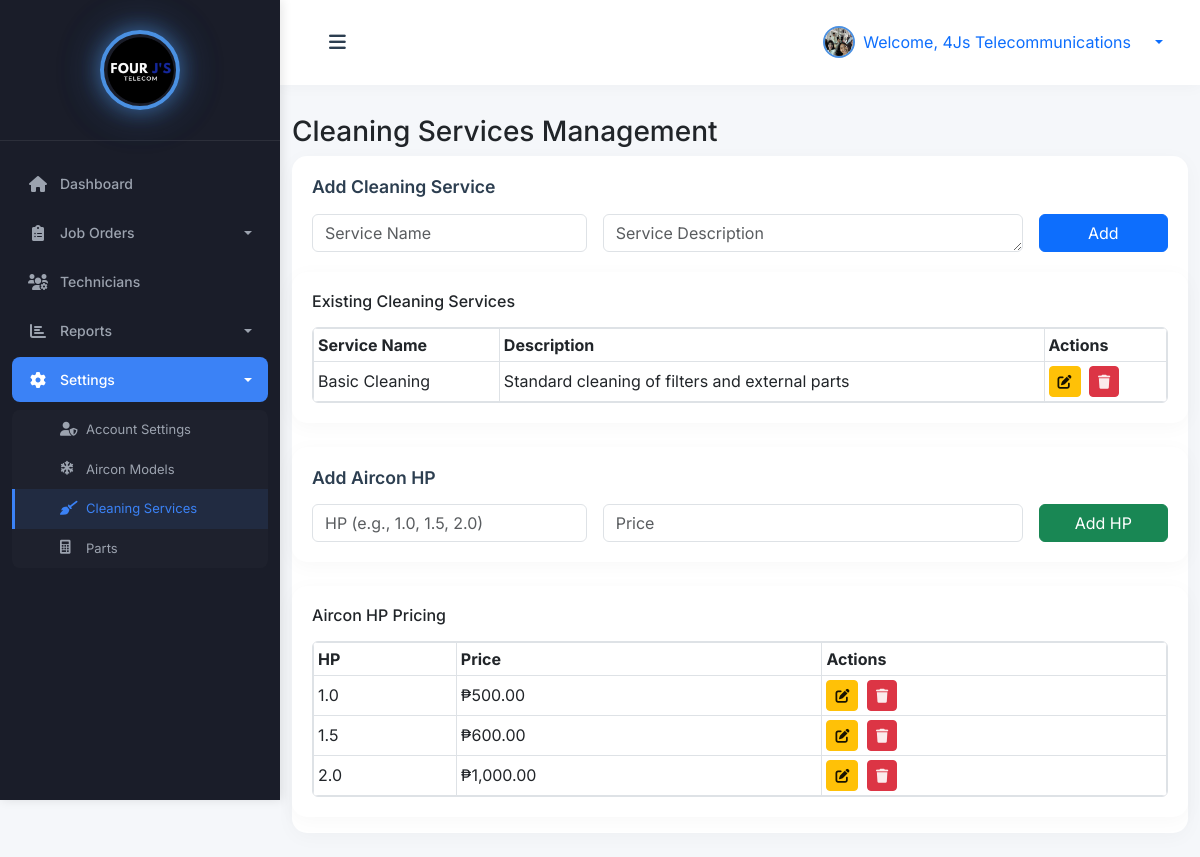
Page /admin/cleaning_services.php (signed in) on the committed database.
### tables this page shows
CREATE TABLE `cleaning_services` (
  `id` int(11) NOT NULL,
  `service_name` varchar(255) NOT NULL,
  `service_description` text DEFAULT NULL,
  `created_at` timestamp NOT NULL DEFAULT current_timestamp(),
  `updated_at` timestamp NOT NULL DEFAULT current_timestamp() ON UPDATE current_timestamp(),
  `service_type` enum('basic_cleaning','deep_cleaning','chemical_wash','coil_cleaning','filter_cleaning') NOT NULL DEFAULT 'basic_cleaning',
  `base_price` decimal(10,2) NOT NULL DEFAULT 0.00,
  `unit_type` enum('per_unit','per_hour','per_service') DEFAULT 'per_unit',
  `aircon_type` enum('window','split','cassette','floor_standing','all') DEFAULT 'all'
);

CREATE TABLE `aircon_hp` (
  `id` int(11) NOT NULL,
  `hp` decimal(4,1) NOT NULL,
  `price` decimal(10,2) NOT NULL,
  `created_at` timestamp NOT NULL DEFAULT current_timestamp(),
  `updated_at` timestamp NOT NULL DEFAULT current_timestamp() ON UPDATE current_timestamp()
);

### admin/cleaning_services.php (the view, shortened to what this page needs)
<?php
try {
    $pdo = new PDO("mysql:host=" . DB_HOST . ";dbname=" . DB_NAME, DB_USER, DB_PASS);
    $pdo->setAttribute(PDO::ATTR_ERRMODE, PDO::ERRMODE_EXCEPTION);
    $admin = null;
    if (isset($_SESSION['user_id'])) {
        $stmt = $pdo->prepare("SELECT * FROM admins WHERE id = ?");
        $stmt->execute([$_SESSION['user_id']]);
        $admin = $stmt->fetch(PDO::FETCH_ASSOC);
    }
    $stmt = $pdo->query("SELECT * FROM cleaning_services ORDER BY id DESC");
    $cleaningServices = $stmt->fetchAll(PDO::FETCH_ASSOC);
    $stmt = $pdo->query("SELECT * FROM aircon_hp ORDER BY hp ASC");
    $airconHPs = $stmt->fetchAll(PDO::FETCH_ASSOC);
} catch (PDOException $e) {
    die("Database error: " . $e->getMessage());
}
require_once 'includes/header.php';
?>
<body></body>
 <div class="wrapper">
        <?php
        require_once 'includes/sidebar.php';
        ?>
        <div id="content">
            <nav class="navbar navbar-expand-lg navbar-light bg-white">
                <div class="container-fluid">
                    <button type="button" id="sidebarCollapse" class="btn">
                        <i class="fas fa-bars"></i>
                    </button>
                    <div class="ms-auto d-flex align-items-center">
                        <div class="dropdown">
                            <a class="d-flex align-items-center text-decoration-none dropdown-toggle" href="#" id="userDropdown" role="button" data-bs-toggle="dropdown">
                                <img src="<?= !empty($admin['profile_picture']) ? '../' . htmlspecialchars($admin['profile_picture']) : 'https://ui-avatars.com/api/?name=' . urlencode($admin['name'] ?: 'Admin') . '&background=1a237e&color=fff' ?>"
                                     alt="Admin"
                                     class="rounded-circle me-2"
                                     width="32"
                                     height="32"
                                     style="object-fit: cover; border: 2px solid #4A90E2;">
                                <span class="me-3">Welcome, <?= htmlspecialchars($admin['name'] ?: 'Admin') ?></span>
                            </a>
                        </div>
                    </div>
                </div>
            </nav>
<div class="container mt-4">
    <h3>Cleaning Services Management</h3>
    <div class="card mb-4">
        <div class="card-body">
            <h5 class="card-title mb-3">Add Cleaning Service</h5>
            <form method="post" class="row g-3">
                <div class="col-md-4">
                    <input type="text" name="service_name" class="form-control" placeholder="Service Name" required>
                </div>
                <div class="col-md-6">
                    <textarea name="service_description" class="form-control" placeholder="Service Description" rows="1" required></textarea>
                </div>
                <div class="col-md-2">
                    <button type="submit" class="btn btn-primary w-100">Add</button>
                </form>
        </div>
    </div>
    <div class="card mb-4">
        <div class="card-body">
            <h6 class="mb-3">Existing Cleaning Services</h6>
            <div class="table-wrapper" style="max-height: 500px; overflow-y: auto; border: 1px solid #dee2e6; border-radius: 0.375rem;">
                <div class="table-responsive">
                    <table class="table table-bordered table-sm align-middle mb-0">
                    <thead>
                        <tr>
                            <th>Service Name</th>
                            <th>Description</th>
                            <th>Actions</th>
                        </tr>
                    </thead>
                    <tbody>
                        <?php if (count($cleaningServices)): ?>
                            <?php foreach ($cleaningServices as $service): ?>
                                <tr>
                                    <td><?= htmlspecialchars($service['service_name']) ?></td>
                                    <td><?= htmlspecialchars($service['service_description']) ?></td>
                                    <td>
                                        <button type="button" class="btn btn-sm btn-warning me-1" data-bs-toggle="modal" data-bs-target="#editModal_<?= $service['id'] ?>" title="Edit">
                                            <i class="fas fa-edit"></i>
                                        </button>
                                        <button type="button" class="btn btn-sm btn-danger" onclick="confirmDelete(<?= $service['id'] ?>)" title="Delete">
                                            <i class="fas fa-trash"></i>
                                        </button>
                                    </td>
                                </tr>
                            <?php endforeach; ?>
                        <?php else: ?>
                            <tr><td colspan="3" class="text-center">No cleaning services found.</td></tr>
                        <?php endif; ?>
                    </tbody>
                    </table>
                </div>
            </div>
        </div>
    </div>
    <div class="card mb-4">
        <div class="card-body">
            <h5 class="card-title mb-3">Add Aircon HP</h5>
            <form method="post" class="row g-3">
                <div class="col-md-4">
                    <input type="number" name="hp" class="form-control" placeholder="HP (e.g., 1.0, 1.5, 2.0)" step="0.1" min="0" required>
                </div>
                <div class="col-md-6">
                    <input type="number" name="price" class="form-control" placeholder="Price" step="0.01" min="0" required>
                </div>
                <div class="col-md-2">
                    <button type="submit" class="btn btn-success w-100">Add HP</button>
                </div>
            </form>
        </div>
    </div>
    <div class="card">
        <div class="card-body">
            <h6 class="mb-3">Aircon HP Pricing</h6>
            <div class="table-wrapper" style="max-height: 400px; overflow-y: auto; border: 1px solid #dee2e6; border-radius: 0.375rem;">
                <div class="table-responsive">
                    <table class="table table-bordered table-sm align-middle mb-0">
                    <thead>
                        <tr>
                            <th>HP</th>
                            <th>Price</th>
                            <th>Actions</th>
                        </tr>
                    </thead>
                    <tbody>
                        <?php if (count($airconHPs)): ?>
                            <?php foreach ($airconHPs as $hp): ?>
                                <tr>
                                    <td><?= htmlspecialchars($hp['hp']) ?></td>
                                    <td>₱<?= number_format($hp['price'], 2) ?></td>
                                    <td>
                                        <button type="button" class="btn btn-sm btn-warning me-1" data-bs-toggle="modal" data-bs-target="#editHpModal_<?= $hp['id'] ?>" title="Edit">
                                            <i class="fas fa-edit"></i>
                                        </button>
                                        <button type="button" class="btn btn-sm btn-danger" onclick="confirmDeleteHp(<?= $hp['id'] ?>)" title="Delete">
                                            <i class="fas fa-trash"></i>
                                        </button>
                                    </td>
                                </tr>
                            <?php endforeach; ?>
                        <?php else: ?>
                            <tr><td colspan="3" class="text-center">No aircon HP found.</td></tr>
                        <?php endif; ?>
                    </tbody>
                    </table>
                </div>
            </div>
        </div>
    </div>
</div>
</body>
</html>

### css/style.css (style rules this page uses)
:root { --primary-blue: #4A90E2; --secondary-blue: #5C9CE6; --light-blue: #E8F1FC; --hover-blue: #357ABD; --text-blue: #2C3E50; --success: #2ECC71; --warning: #F1C40F; --danger: #E74C3C; --info: #3498DB; --pastel-purple: #B39DDB; --pastel-pink: #F8BBD0; --pastel-green: #A5D6A7; --pastel-orange: #FFCC80; --card-1: #4A90E2; --card-2: #2ECC71; --card-3: #F1C40F; --card-4: #E74C3C; --sidebar-bg: #2C3E50; --sidebar-header: #1A252F; --sidebar-hover: #34495E; --sidebar-active: #3498DB; }
body { font-family: 'Inter', -apple-system, BlinkMacSystemFont, 'Segoe UI', Roboto, sans-serif; background: #F5F7FA; }
.dropdown-toggle::after { margin-left: 8px; }
.wrapper { display: flex; width: 100%; align-items: stretch; }
#content { margin-left: 280px; min-height: 100vh; transition: all 0.3s ease; background: #F5F7FA; padding: 0; width: calc(100% - 280px); }
@media (min-width: 769px) { #content { margin-left: 280px; width: calc(100% - 280px); } }
@media (min-width: 769px) { #sidebarCollapse { display: block !important; } }
.card { border-radius: 15px; box-shadow: 0 4px 20px rgba(0, 0, 0, 0.03); margin-bottom: 25px; border: none; transition: transform 0.3s ease, box-shadow 0.3s ease; }
.card-body { padding: 1.75rem; }
.card-title { margin-bottom: 1.5rem; font-weight: 600; color: var(--text-blue); font-size: 1.1rem; }
.card i { opacity: 0.9; transition: transform 0.3s ease; }
.navbar { padding: 20px 25px; background: #fff; border: none; border-radius: 0; margin-bottom: 30px; box-shadow: 0 2px 15px rgba(0, 0, 0, 0.03); }
#sidebarCollapse { background: transparent; border: none; color: var(--text-blue); font-size: 1.2rem; padding: 8px 12px; border-radius: 8px; transition: all 0.3s; }

### admin/includes/header.php (style rules this page uses)
.card { height: 100%; margin-bottom: 1rem; }
.card-body { padding: 1.25rem; }
#userDropdown { transition: all 0.2s ease; }
#userDropdown img { border: 2px solid #4A90E2; transition: all 0.2s ease; }

### rows in the picture
cleaning_services: service_name "Basic Cleaning", service_description "Standard cleaning of filters and external parts"
aircon_hp: hp "1.0", price "500.00"
aircon_hp: hp "1.5", price "600.00"
aircon_hp: hp "2.0", price "1,000.00"

### other values in the picture
$admin['name'] ?: 'Admin' "4Js Telecommunications"
